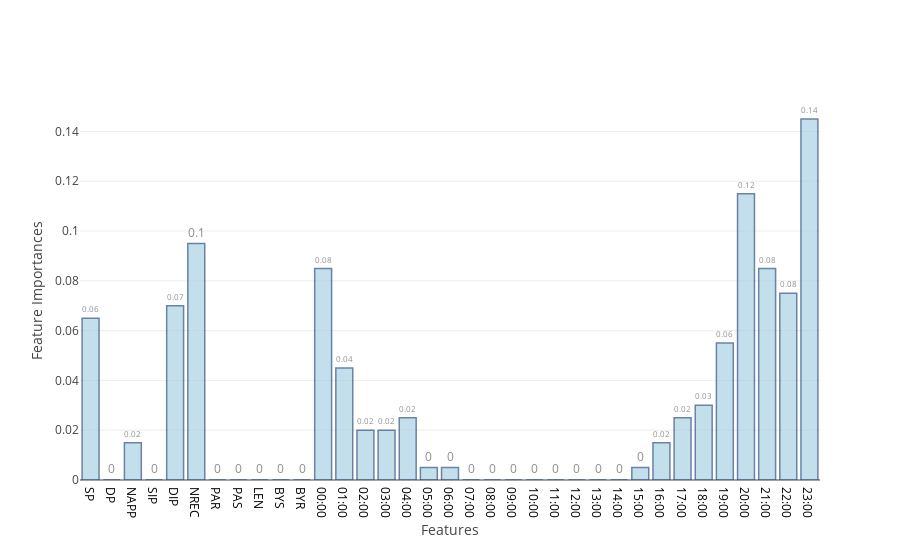
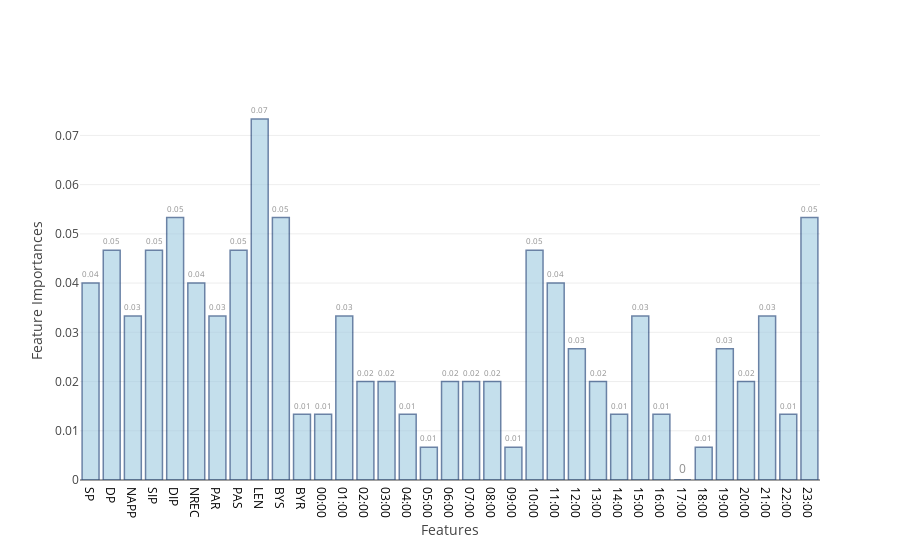
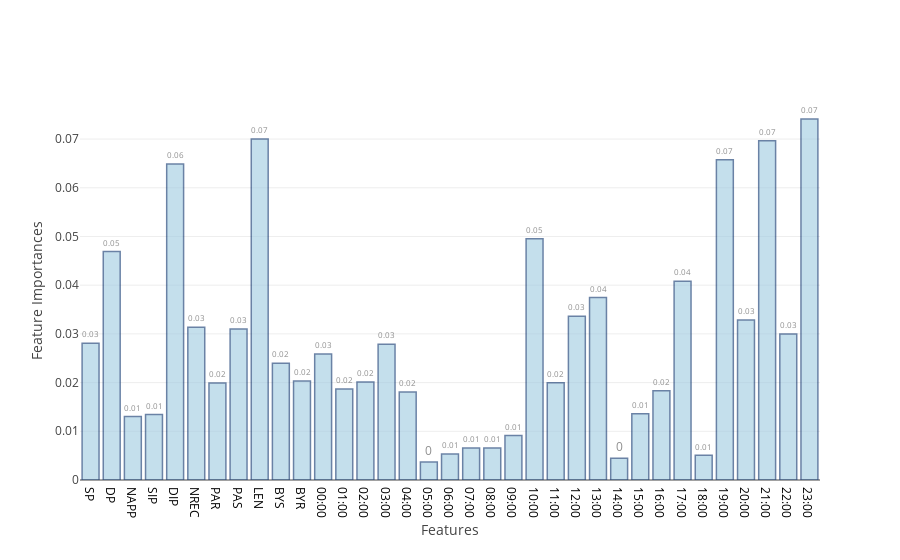
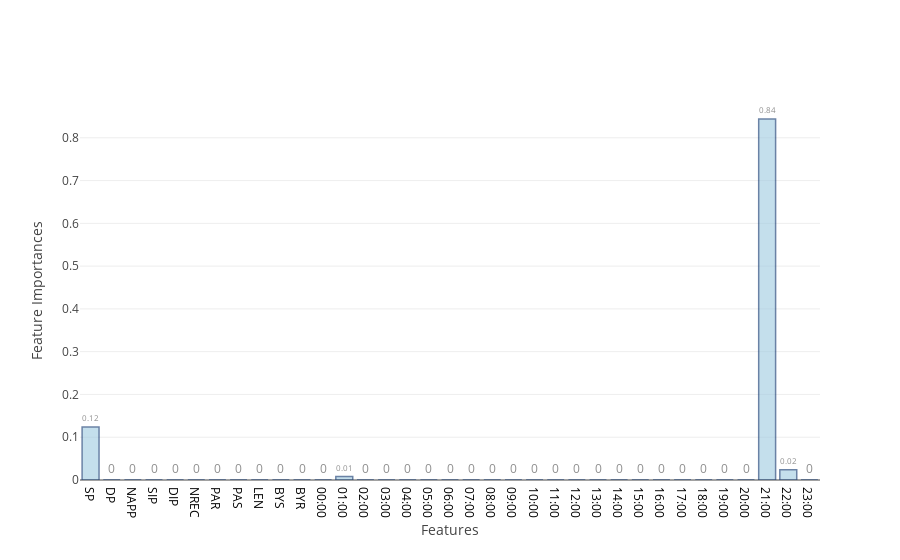

Notebook code cell kept with these figures, in order:
### Code cell
feat_imp=[None]*4
j=0
for i in range(0,9):
    if i>=2 and i<=5:
        model,cm_train,cm_test,acc_train,acc_test,cm,accuracy,threshold,roc_auc,feat_imp[j]=f[i](X_train,Y_train,X_test,Y_test)
        j=j+1
    else:
        model,cm_train,cm_test,acc_train,acc_test,cm,accuracy,threshold,roc_auc=f[i](X_train,Y_train,X_test,Y_test)
    table_80_50_train.loc[i]=   ([acc_train,cm_train.TP,cm_train.TN,cm_train.FP,cm_train.FN,cm_train.FPR,cm_train.FNR])
    table_80_50_test.loc[i] =   ([acc_test ,cm_test.TP, cm_test.TN, cm_test.FP, cm_test.FN, cm_test.FPR, cm_test.FNR])
    table_80_50_test_roc.loc[i]=([accuracy, cm.TP,  cm.TN,   cm.FP, cm.FN,  cm.FPR, cm.FNR, threshold,roc_auc])
    print("\n")

### Figure 1 — Plotly figure (JSON) as saved in the notebook; plotly's stock layout.template omitted (floating-point values rounded to 4 significant figures)
{"data": [{"marker": {"color": "rgb(158,202,225)", "line": {"color": "rgb(8,48,107)", "width": 1.5}}, "opacity": 0.6, "text": [0.06, 0, 0.02, 0, 0.07, 0.1, 0, 0, 0, 0, 0, 0.08, 0.04, 0.02, 0.02, 0.02, 0, 0, 0, 0, 0, 0, 0, 0, 0, 0, 0, 0.02, 0.02, 0.03, 0.06, 0.12, 0.08, 0.08, 0.14], "textposition": "outside", "type": "bar", "uid": "09497ca6-921b-4034-b782-baddcddb53a8", "x": ["SP", "DP", "NAPP", "SIP", "DIP", "NREC", "PAR", "PAS", "LEN", "BYS", "BYR", "00:00", "01:00", "02:00", "03:00", "04:00", "05:00", "06:00", "07:00", "08:00", "09:00", "10:00", "11:00", "12:00", "13:00", "14:00", "15:00", "16:00", "17:00", "18:00", "19:00", "20:00", "21:00", "22:00", "23:00"], "y": [0.065, 0, 0.015, 0, 0.07, 0.095, 0, 0, 0, 0, 0, 0.085, 0.045, 0.02, 0.02, 0.025, 0.005, 0.005, 0, 0, 0, 0, 0, 0, 0, 0, 0.005, 0.015, 0.025, 0.03, 0.055, 0.115, 0.085, 0.075, 0.145]}], "layout": {"xaxis": {"tickfont": {"color": "black", "size": 12}, "title": "Features"}, "yaxis": {"title": "Feature Importances"}}}

### Figure 2 — Plotly figure (JSON) as saved in the notebook; plotly's stock layout.template omitted (floating-point values rounded to 4 significant figures)
{"data": [{"marker": {"color": "rgb(158,202,225)", "line": {"color": "rgb(8,48,107)", "width": 1.5}}, "opacity": 0.6, "text": [0.04, 0.05, 0.03, 0.05, 0.05, 0.04, 0.03, 0.05, 0.07, 0.05, 0.01, 0.01, 0.03, 0.02, 0.02, 0.01, 0.01, 0.02, 0.02, 0.02, 0.01, 0.05, 0.04, 0.03, 0.02, 0.01, 0.03, 0.01, 0, 0.01, 0.03, 0.02, 0.03, 0.01, 0.05], "textposition": "outside", "type": "bar", "uid": "dc11e74d-2d7f-421f-8fba-ec0b4d454210", "x": ["SP", "DP", "NAPP", "SIP", "DIP", "NREC", "PAR", "PAS", "LEN", "BYS", "BYR", "00:00", "01:00", "02:00", "03:00", "04:00", "05:00", "06:00", "07:00", "08:00", "09:00", "10:00", "11:00", "12:00", "13:00", "14:00", "15:00", "16:00", "17:00", "18:00", "19:00", "20:00", "21:00", "22:00", "23:00"], "y": [0.04, 0.04667, 0.03333, 0.04667, 0.05333, 0.04, 0.03333, 0.04667, 0.07333, 0.05333, 0.01333, 0.01333, 0.03333, 0.02, 0.02, 0.01333, 0.006667, 0.02, 0.02, 0.02, 0.006667, 0.04667, 0.04, 0.02667, 0.02, 0.01333, 0.03333, 0.01333, 0, 0.006667, 0.02667, 0.02, 0.03333, 0.01333, 0.05333]}], "layout": {"xaxis": {"tickfont": {"color": "black", "size": 12}, "title": "Features"}, "yaxis": {"title": "Feature Importances"}}}

### Figure 3 — Plotly figure (JSON) as saved in the notebook; plotly's stock layout.template omitted (floating-point values rounded to 4 significant figures)
{"data": [{"marker": {"color": "rgb(158,202,225)", "line": {"color": "rgb(8,48,107)", "width": 1.5}}, "opacity": 0.6, "text": [0.03, 0.05, 0.01, 0.01, 0.06, 0.03, 0.02, 0.03, 0.07, 0.02, 0.02, 0.03, 0.02, 0.02, 0.03, 0.02, 0, 0.01, 0.01, 0.01, 0.01, 0.05, 0.02, 0.03, 0.04, 0, 0.01, 0.02, 0.04, 0.01, 0.07, 0.03, 0.07, 0.03, 0.07], "textposition": "outside", "type": "bar", "uid": "71b2d696-1d91-4492-801b-729cf1fc5898", "x": ["SP", "DP", "NAPP", "SIP", "DIP", "NREC", "PAR", "PAS", "LEN", "BYS", "BYR", "00:00", "01:00", "02:00", "03:00", "04:00", "05:00", "06:00", "07:00", "08:00", "09:00", "10:00", "11:00", "12:00", "13:00", "14:00", "15:00", "16:00", "17:00", "18:00", "19:00", "20:00", "21:00", "22:00", "23:00"], "y": [0.02809, 0.0469, 0.01302, 0.01344, 0.06488, 0.03135, 0.01993, 0.03099, 0.06999, 0.02396, 0.02032, 0.02589, 0.01867, 0.0201, 0.02786, 0.01806, 0.00369, 0.00533, 0.006572, 0.006584, 0.009143, 0.04952, 0.01997, 0.03363, 0.03749, 0.004462, 0.01362, 0.0183, 0.04083, 0.005067, 0.06575, 0.03285, 0.06967, 0.02998, 0.07412]}], "layout": {"xaxis": {"tickfont": {"color": "black", "size": 12}, "title": "Features"}, "yaxis": {"title": "Feature Importances"}}}

### Figure 4 — Plotly figure (JSON) as saved in the notebook; plotly's stock layout.template omitted (floating-point values rounded to 4 significant figures)
{"data": [{"marker": {"color": "rgb(158,202,225)", "line": {"color": "rgb(8,48,107)", "width": 1.5}}, "opacity": 0.6, "text": [0.12, 0, 0, 0, 0, 0, 0, 0, 0, 0, 0, 0, 0.01, 0, 0, 0, 0, 0, 0, 0, 0, 0, 0, 0, 0, 0, 0, 0, 0, 0, 0, 0, 0.84, 0.02, 0], "textposition": "outside", "type": "bar", "uid": "1b3d1abd-8fdd-4664-aa58-8a3cd2c0d5dc", "x": ["SP", "DP", "NAPP", "SIP", "DIP", "NREC", "PAR", "PAS", "LEN", "BYS", "BYR", "00:00", "01:00", "02:00", "03:00", "04:00", "05:00", "06:00", "07:00", "08:00", "09:00", "10:00", "11:00", "12:00", "13:00", "14:00", "15:00", "16:00", "17:00", "18:00", "19:00", "20:00", "21:00", "22:00", "23:00"], "y": [0.1241, 0, 0, 0, 0, 0, 0, 0, 0, 0, 0, 0, 0.008295, 0, 0, 0, 0, 0, 0, 0, 0, 0, 0, 0, 0, 0, 0, 0, 0, 0, 0, 0, 0.8439, 0.02367, 0]}], "layout": {"xaxis": {"tickfont": {"color": "black", "size": 12}, "title": "Features"}, "yaxis": {"title": "Feature Importances"}}}
